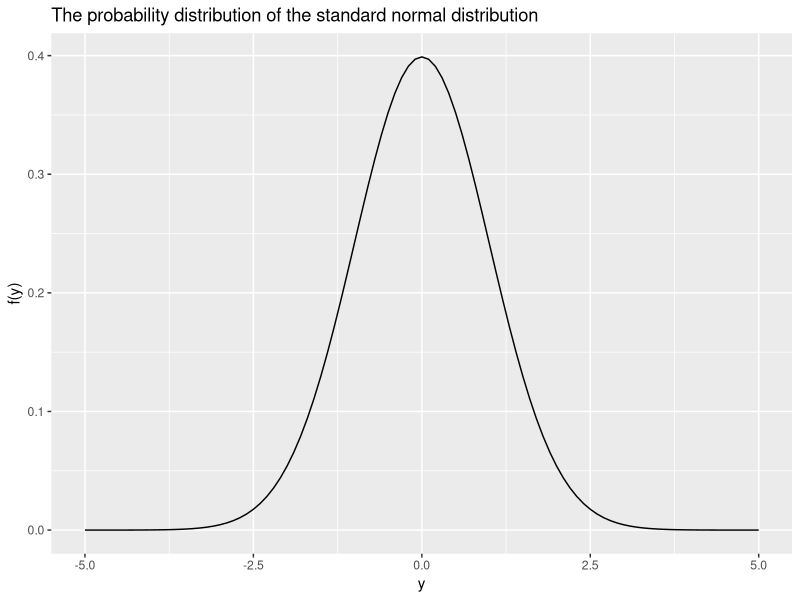
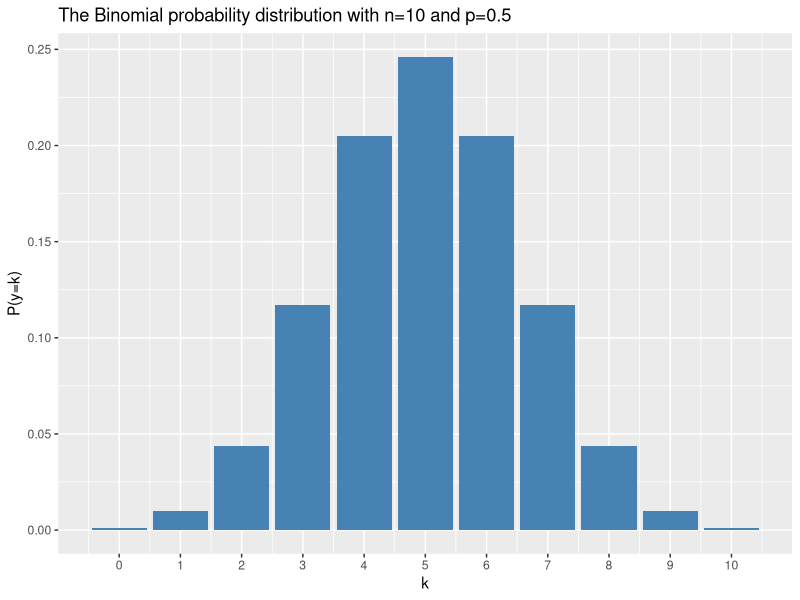
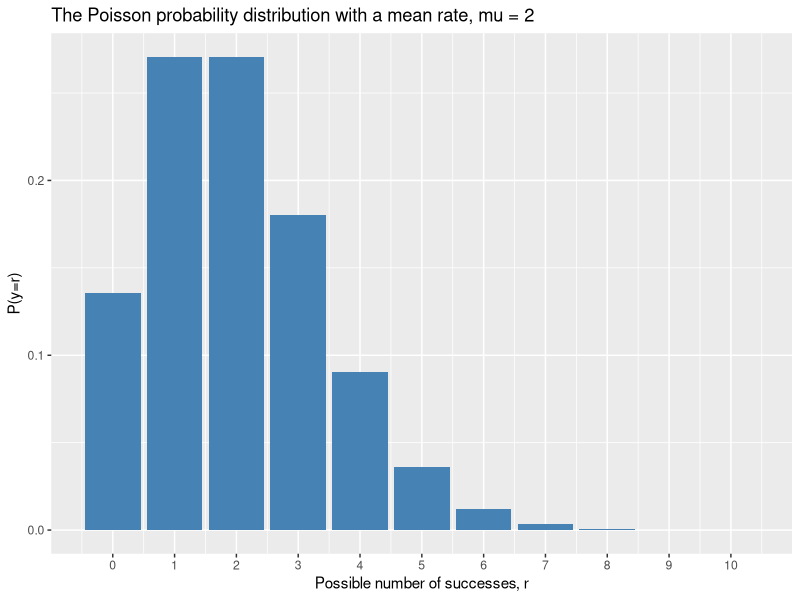

The R script that drew these images, in order:
## ---- chunk 1
library(ggplot2)
library(dplyr)
x = seq(-5,5,.1)
norm.data = data.frame(x=x, P=dnorm(x,0,1))
## ---- chunk 2
ggplot(norm.data, aes(x = x,y=P)) + 
  geom_line()+
 ggtitle("The probability distribution of the standard normal distribution")+
  ylab("f(y)")+
  xlab("y")
## ---- chunk 3
k = seq(0,10)
binom.probs=data.frame(k=k,P=dbinom(k, 10, 0.5))
## ---- chunk 4
binom.probs
P = select(binom.probs,P)
sum(P)
## ---- chunk 5
ggplot(binom.probs, aes(x = k,y=P)) + 
  geom_bar(fill = "steelblue", stat = "identity")+
  scale_x_continuous(breaks = k)+
 ggtitle("The Binomial probability distribution with n=10 and p=0.5")+
  ylab("P(y=k)")
## ---- chunk 6
x = seq(0,10)
pois.data = data.frame(x=x, P=dpois(x,2))
## ---- chunk 7
ggplot(pois.data, aes(x = x,y=P)) + 
  geom_bar(fill = "steelblue", stat = "identity")+
  scale_x_continuous(breaks = x)+
 ggtitle("The Poisson probability distribution with a mean rate, mu = 2")+
  ylab("P(y=r)")+
  xlab("Possible number of successes, r")
